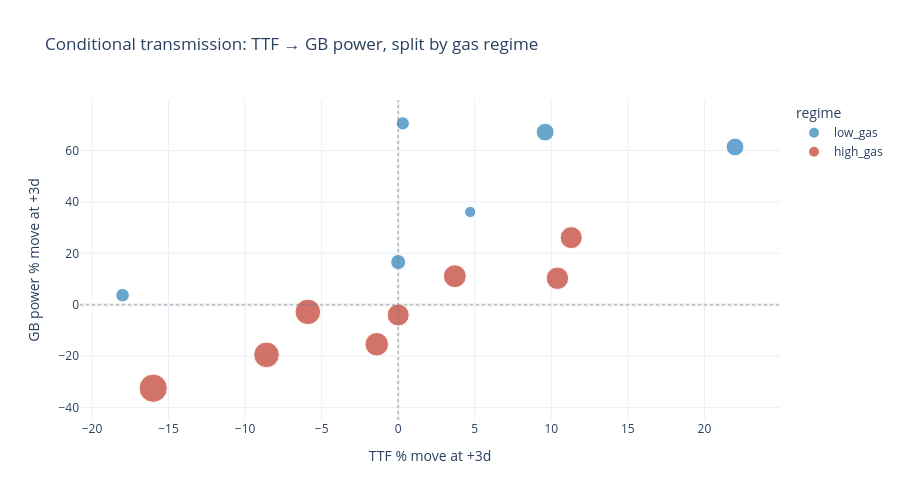

Notebook cell for this chart:
### Markdown cell above
### Visualising the regime split

Scatter of TTF +3d vs power +3d, coloured by regime. A clean separation by colour validates the mechanistic story visually.

### Code cell
fig = px.scatter(
    regime_clean,
    x="ttf_pct_3d",
    y="power_pct_3d",
    color="regime",
    size="gas_share_pct",
    hover_name="label",
    hover_data={
        "event_date": True,
        "gas_share_pct": ":.1f",
        "ttf_pct_3d": False,
        "power_pct_3d": False,
    },
    color_discrete_map={"high_gas": "#c0392b", "low_gas": "#2c7fb8"},
    labels={"ttf_pct_3d": "TTF % move at +3d", "power_pct_3d": "GB power % move at +3d"},
    title="Conditional transmission: TTF → GB power, split by gas regime",
)
fig.update_layout(template="plotly_white", height=500)
# zero lines
fig.add_hline(y=0, line_dash="dot", line_color="grey", opacity=0.4)
fig.add_vline(x=0, line_dash="dot", line_color="grey", opacity=0.4)
fig.show()

### Figure 1 — Plotly figure (JSON) as saved in the notebook; plotly's stock layout.template omitted (floating-point values rounded to 4 significant figures)
{"data": [{"customdata": [["2026-02-28T00:00:00", 23.3], ["2026-03-01T00:00:00", 23.3], ["2026-03-12T00:00:00", 16.7], ["2026-03-24T00:00:00", 12.7], ["2026-04-07T00:00:00", 13.5], ["2026-04-30T00:00:00", 9.3]], "hovertemplate": "<b>%{hovertext}</b><br><br>regime=low_gas<br>gas_share_pct=%{customdata[1]:.1f}<br>event_date=%{customdata[0]}<extra></extra>", "hovertext": ["Operation Epic Fury begins", "Iran retaliates; first US dead", "KC-135 loss and tanker attacks", "US 15-point settlement proposal", "Pakistan-brokered ceasefire announced", "Brent reaches four-year high"], "legendgroup": "low_gas", "marker": {"color": "#2c7fb8", "size": [23.3, 23.3, 16.7, 12.7, 13.5, 9.3], "sizemode": "area", "sizeref": 0.1468, "symbol": "circle"}, "mode": "markers", "name": "low_gas", "orientation": "v", "showlegend": true, "type": "scatter", "x": [22.0, 9.6, 0.0, 0.3, -18.0, 4.7], "xaxis": "x", "y": [61.4, 67.2, 16.6, 70.6, 3.7, 36.1], "yaxis": "y"}, {"customdata": [["2026-03-05T00:00:00", 35.8], ["2026-03-07T00:00:00", 58.7], ["2026-03-18T00:00:00", 38.5], ["2026-03-31T00:00:00", 40.9], ["2026-04-02T00:00:00", 35.8], ["2026-04-13T00:00:00", 48.4], ["2026-04-20T00:00:00", 37.2], ["2026-05-05T00:00:00", 48.0]], "hovertemplate": "<b>%{hovertext}</b><br><br>regime=high_gas<br>gas_share_pct=%{customdata[1]:.1f}<br>event_date=%{customdata[0]}<extra></extra>", "hovertext": ["Hormuz paralysis starts", "Israeli strikes hit Tehran/Alborz fuel depots", "Iran strikes Qatar LNG infrastructure", "Iran strikes loaded tanker off Dubai", "Trump vows harder phase of attacks", "US blockade of Iranian ports begins", "Ceasefire extended; Pakistan talks continue", "Epic Fury declared over; ceasefire stress-tested"], "legendgroup": "high_gas", "marker": {"color": "#c0392b", "size": [35.8, 58.7, 38.5, 40.9, 35.8, 48.4, 37.2, 48.0], "sizemode": "area", "sizeref": 0.1468, "symbol": "circle"}, "mode": "markers", "name": "high_gas", "orientation": "v", "showlegend": true, "type": "scatter", "x": [11.3, -16.0, 3.7, -1.4, 0.0, -8.6, 10.4, -5.9], "xaxis": "x", "y": [26.1, -32.5, 11.1, -15.4, -4.0, -19.5, 10.3, -2.8], "yaxis": "y"}], "layout": {"height": 500, "legend": {"itemsizing": "constant", "title": {"text": "regime"}, "tracegroupgap": 0}, "shapes": [{"line": {"color": "grey", "dash": "dot"}, "opacity": 0.4, "type": "line", "x0": 0, "x1": 1, "xref": "x domain", "y0": 0, "y1": 0, "yref": "y"}, {"line": {"color": "grey", "dash": "dot"}, "opacity": 0.4, "type": "line", "x0": 0, "x1": 0, "xref": "x", "y0": 0, "y1": 1, "yref": "y domain"}], "title": {"text": "Conditional transmission: TTF → GB power, split by gas regime"}, "xaxis": {"anchor": "y", "domain": [0.0, 1.0], "title": {"text": "TTF % move at +3d"}}, "yaxis": {"anchor": "x", "domain": [0.0, 1.0], "title": {"text": "GB power % move at +3d"}}}}
